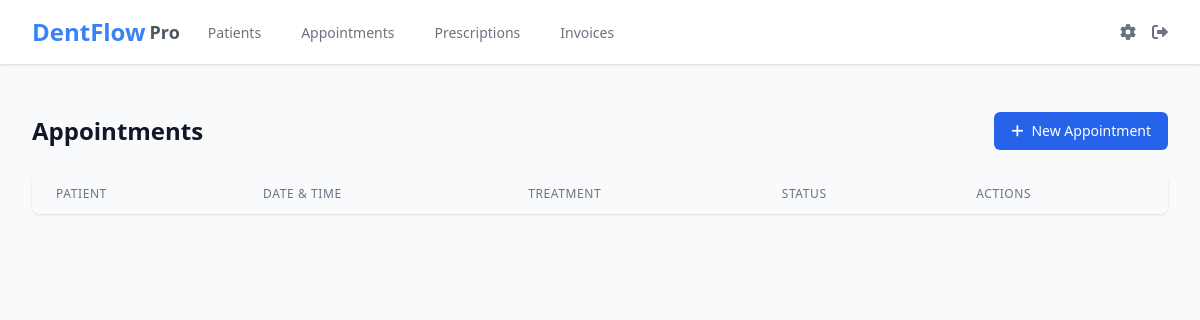
The app's page /appointments/ (signed in), older data.
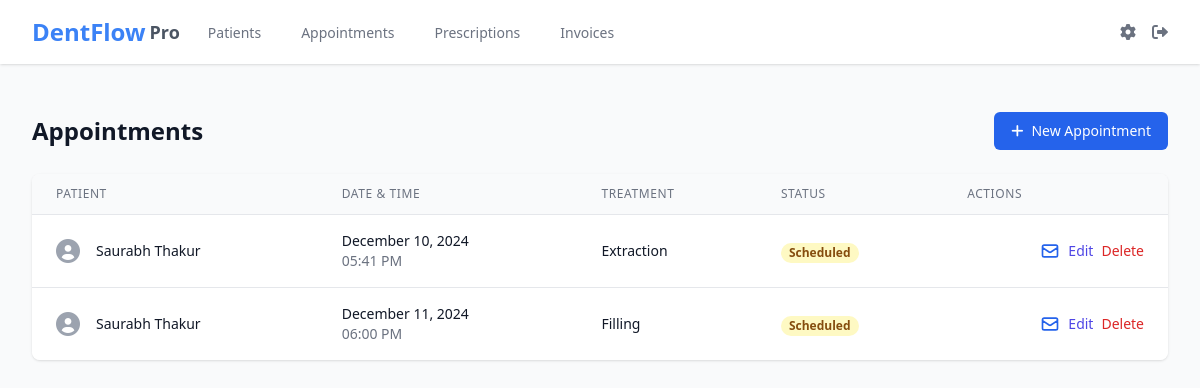
The same page, newer data.
### app/models/appointment.py (models this page shows, shortened)
class Appointment(db.Model):
    id = db.Column(db.Integer, primary_key=True)
    patient_id = db.Column(db.Integer, db.ForeignKey('patient.id'), nullable=False)
    date = db.Column(db.Date, nullable=False)
    time = db.Column(db.Time, nullable=False)
    duration = db.Column(db.Integer, default=30)  # duration in minutes
    status = db.Column(db.String(20), default='scheduled')  # scheduled, completed, cancelled
    treatment_type = db.Column(db.String(100))
    notes = db.Column(db.Text)
    created_at = db.Column(db.DateTime, default=datetime.utcnow)

### app/models/patient.py (models this page shows)
class Patient(db.Model):
    id = db.Column(db.Integer, primary_key=True)
    first_name = db.Column(db.String(50), nullable=False)
    last_name = db.Column(db.String(50), nullable=False)
    date_of_birth = db.Column(db.Date, nullable=False)
    gender = db.Column(db.String(10))
    phone = db.Column(db.String(20), nullable=False)
    email = db.Column(db.String(120))
    address = db.Column(db.String(200))
    medical_history = db.Column(db.Text)
    created_at = db.Column(db.DateTime, default=datetime.utcnow)
    appointments = db.relationship('Appointment', backref='patient', lazy=True)
    prescriptions = db.relationship('Prescription', backref='patient', lazy=True)
    invoices = db.relationship('Invoice', backref='patient', lazy=True)
    @property
    def full_name(self):
        return f"{self.first_name} {self.last_name}"

### app/routes/appointments.py (the view)
@bp.route('/')
@login_required
def index():
    appointments = Appointment.query.order_by(Appointment.date, Appointment.time).all()
    return render_template('appointments/index.html', appointments=appointments)

### app/__init__.py (called while the page is built)
@login_manager.user_loader
def load_user(id):
    from app.models.user import User
    return User.query.get(int(id))

### app/templates/appointments/index.html (shortened to what this page needs)
{% extends "base.html" %}
{% block content %}
<div class="py-6">
    <div class="flex justify-between items-center">
        <h1 class="text-2xl font-semibold text-gray-900">Appointments</h1>
        <a href="/appointments/new"
           class="inline-flex items-center px-4 py-2 border border-transparent text-sm font-medium rounded-md text-white bg-blue-600 hover:bg-blue-700">
            <i class="fas fa-plus mr-2"></i> New Appointment
        </a>
    </div>
    <div class="mt-6">
        <div class="bg-white shadow overflow-hidden sm:rounded-lg">
            <table class="min-w-full divide-y divide-gray-200">
                <thead class="bg-gray-50">
                    <tr>
                        <th scope="col" class="px-6 py-3 text-left text-xs font-medium text-gray-500 uppercase tracking-wider">
                            Patient
                        </th>
                        <th scope="col" class="px-6 py-3 text-left text-xs font-medium text-gray-500 uppercase tracking-wider">
                            Date & Time
                        </th>
                        <th scope="col" class="px-6 py-3 text-left text-xs font-medium text-gray-500 uppercase tracking-wider">
                            Treatment
                        </th>
                        <th scope="col" class="px-6 py-3 text-left text-xs font-medium text-gray-500 uppercase tracking-wider">
                            Status
                        </th>
                        <th scope="col" class="px-6 py-3 text-left text-xs font-medium text-gray-500 uppercase tracking-wider">
                            Actions
                        </th>
                    </tr>
                </thead>
                <tbody class="bg-white divide-y divide-gray-200">
                    {% for appointment in appointments %}
                    <tr>
                        <td class="px-6 py-4 whitespace-nowrap">
                            <div class="flex items-center">
                                <div class="flex-shrink-0">
                                    <i class="fas fa-user-circle text-gray-400 text-2xl"></i>
                                </div>
                                <div class="ml-4">
                                    <div class="text-sm font-medium text-gray-900">
                                        {{ appointment.patient.full_name }}
                                    </div>
                                </div>
                            </div>
                        </td>
                        <td class="px-6 py-4 whitespace-nowrap">
                            <div class="text-sm text-gray-900">{{ appointment.date.strftime('%B %d, %Y') }}</div>
                            <div class="text-sm text-gray-500">{{ appointment.time.strftime('%I:%M %p') }}</div>
                        </td>
                        <td class="px-6 py-4 whitespace-nowrap">
                            <div class="text-sm text-gray-900">{{ appointment.treatment_type }}</div>
                        </td>
                        <td class="px-6 py-4 whitespace-nowrap">
                            <span class="px-2 inline-flex text-xs leading-5 font-semibold rounded-full
                                       {% if appointment.status == 'scheduled' %}bg-yellow-100 text-yellow-800
                                       {% elif appointment.status == 'completed' %}bg-green-100 text-green-800
                                       {% else %}bg-red-100 text-red-800{% endif %}">
                                {{ appointment.status|title }}
                            </span>
                        </td>
                        <td class="px-6 py-4 whitespace-nowrap text-right text-sm font-medium">
                            <div class="flex space-x-2 justify-end">
                                {% if appointment.patient.email %}
                                <button onclick="resendEmail({{ appointment.id }})"
                                        class="text-blue-600 hover:text-blue-900">
                                    <svg class="h-5 w-5" fill="none" stroke="currentColor" viewBox="0 0 24 24">
                                        <path stroke-linecap="round" stroke-linejoin="round" stroke-width="2"
                                              d="M3 8l7.89 5.26a2 2 0 002.22 0L21 8M5 19h14a2 2 0 002-2V7a2 2 0 00-2-2H5a2 2 0 00-2 2v10a2 2 0 002 2z"/>
                                    </svg>
                                </button>
                                {% endif %}
                                <a href="{{ url_for('appointments.edit', id=appointment.id) }}"
                                   class="text-indigo-600 hover:text-indigo-900">Edit</a>
                                <form action="{{ url_for('appointments.delete', id=appointment.id) }}"
                                      method="POST"
                                      class="inline"
                                      onsubmit="return confirm('Are you sure you want to delete this appointment?');">
                                    <button type="submit" class="text-red-600 hover:text-red-900">Delete</button>
                                </form>
                            </div>
                        </td>
                    </tr>
                    {% endfor %}
                </tbody>
            </table>
        </div>
    </div>
</div>
{% endblock %}

### app/templates/base.html (shortened to what this page needs)
<!DOCTYPE html>
<html lang="en">
<head>
    <script src="https://cdn.tailwindcss.com"></script>
    <link rel="stylesheet" href="https://cdnjs.cloudflare.com/ajax/libs/font-awesome/6.0.0/css/all.min.css">
</head>
<body class="bg-gray-50 min-h-screen">
    <nav class="bg-white shadow">
        <div class="max-w-7xl mx-auto px-4 sm:px-6 lg:px-8">
            <div class="flex justify-between h-16">
                <div class="flex">
                    <div class="flex-shrink-0 flex items-center">
                        <a href="{{ url_for('main.dashboard') }}" class="inline-flex items-center">
                            <span class="text-2xl font-bold text-blue-500">DentFlow</span>
                            <span class="text-lg font-semibold text-gray-600 ml-1">Pro</span>
                        </a>
                    </div>
                    <div class="hidden sm:ml-6 sm:flex sm:space-x-8">
                        <a href="{{ url_for('patients.index') }}" class="border-transparent text-gray-500 hover:border-primary hover:text-gray-700 inline-flex items-center px-1 pt-1 border-b-2 text-sm font-medium">
                            Patients
                        </a>
                        <a href="{{ url_for('appointments.index') }}" class="border-transparent text-gray-500 hover:border-primary hover:text-gray-700 inline-flex items-center px-1 pt-1 border-b-2 text-sm font-medium">
                            Appointments
                        </a>
                        <a href="{{ url_for('prescriptions.index') }}" class="border-transparent text-gray-500 hover:border-primary hover:text-gray-700 inline-flex items-center px-1 pt-1 border-b-2 text-sm font-medium">
                            Prescriptions
                        </a>
                        <a href="{{ url_for('invoices.index') }}" class="border-transparent text-gray-500 hover:border-primary hover:text-gray-700 inline-flex items-center px-1 pt-1 border-b-2 text-sm font-medium">
                            Invoices
                        </a>
                    </div>
                </div>
                <div class="hidden sm:ml-6 sm:flex sm:items-center">
                    <div class="ml-3 relative">
                        {% if current_user.is_authenticated %}
                        <div class="flex items-center space-x-4">
                            <a href="{{ url_for('settings.index') }}" class="text-gray-500 hover:text-gray-700">
                                <i class="fas fa-cog"></i>
                            </a>
                            <a href="{{ url_for('auth.logout') }}" class="text-gray-500 hover:text-gray-700">
                                <i class="fas fa-sign-out-alt"></i>
                            </a>
                        </div>
                        {% else %}
                        <a href="{{ url_for('auth.login') }}" class="text-gray-500 hover:text-gray-700">Login</a>
                        {% endif %}
                    </div>
                </div>
            </div>
        </div>
    </nav>
    <main class="max-w-7xl mx-auto py-6 px-4 sm:px-6 lg:px-8">
        {% block content %}{% endblock %}
    </main>
</body>
</html>

Row changes from the older to the newer data that the page shows:
added Appointment: patient.full_name "Saurabh Thakur", date "December 10, 2024", time "05:41 PM", treatment_type "Extraction", status "Scheduled"
added Appointment: patient.full_name "Saurabh Thakur", date "December 11, 2024", time "06:00 PM", treatment_type "Filling", status "Scheduled"
